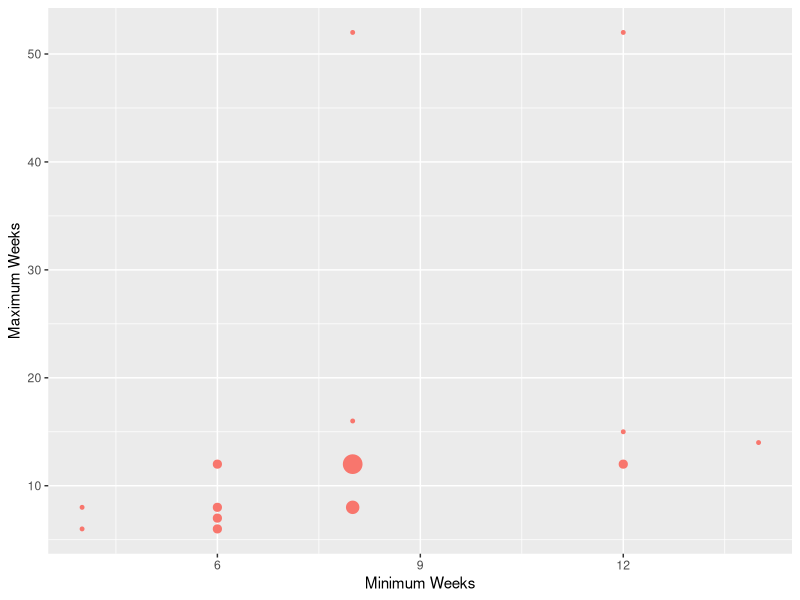

Here is the R script that generated this plot:
library(ggplot2)
x <- read.csv("iaest2.csv", stringsAsFactors=FALSE, fileEncoding="latin1")
dur<-aggregate(x$Min.Weeks, by=list(x=x$Min.Weeks,y=x$Max.Weeks),length)
names(dur)[3]<-"count"
ggplot(dur, aes(x=x,y=y))+geom_point(aes(size=count, colour=""))+xlab("Minimum Weeks")+ylab("Maximum Weeks")+theme(legend.position="none")